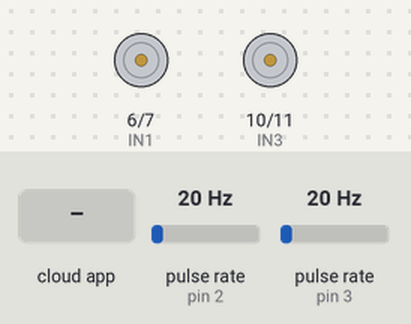
The sketch below on a simulated Arduino Uno, built with avr-gcc and run on an emulated ATmega328P. On the bench: motor-driver pin pairs drawn as motors (green arrow = first pin HIGH = forward, orange = second pin HIGH = backward, longer = more drive, scaled by the enable pin). Wiring (inferred from the names in the program): 2 × pulse sensor: data pin 2 / data pin 3. Inputs (shaded band) come from the test bench; at power-on: pulse rate (sensors on pin 2, pin 3) 20 Hz. The ROS host is connected and sends only what is stated.

Above: at 1.2 s.
1.3 s: the phone or cloud app sets linear.x to -100
At 1.8 s:
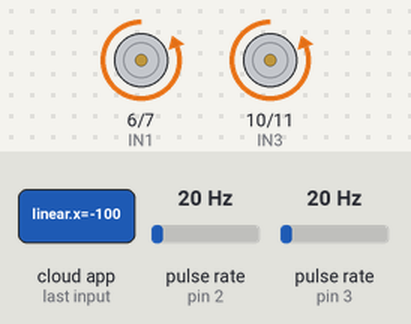
2.8 s: the phone or cloud app sets angular.z to -100
At 4.0 s:
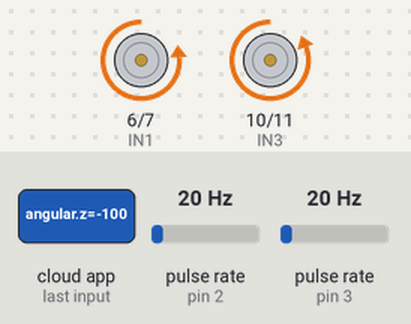
4.3 s: the phone or cloud app sets linear.x to 0
At 5.3 s:
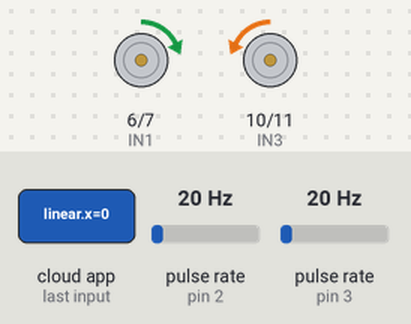
5.8 s: the phone or cloud app sets angular.z to 100
At 6.4 s:
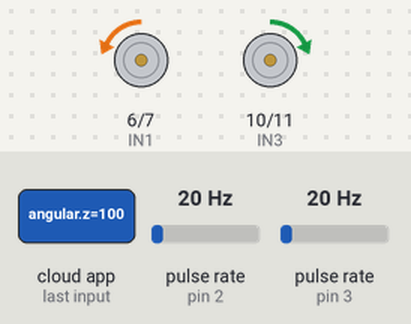
7.3 s: the phone or cloud app sets linear.x to 100
At 8.5 s:
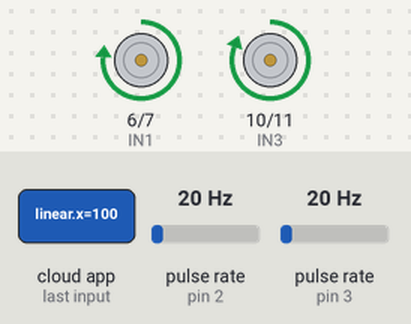
8.8 s: the phone or cloud app sets linear.x to -100
At 9.9 s:
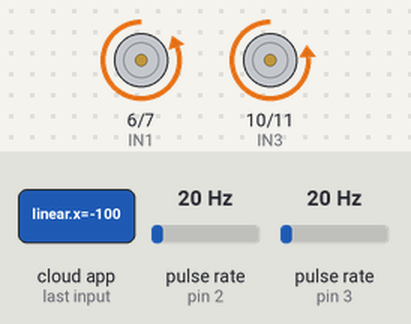
Timing chart, 0 to 11.3 s (numbered marks = the images above; inputs shaded):
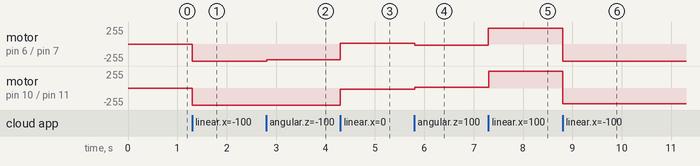

The sketch:

turtle_robot.ino
```cpp
/*
 * turtle_robot.ino
 *
 * Differential drive robot
 * Arduino UNO + ROS Noetic (rosserial)
 *
 * Encoders connected to hardware interrupts:
 *   INT0 -> pin 2
 *   INT1 -> pin 3
 *
 * Topics:
 *   Sub:  /cmd_vel      (geometry_msgs/Twist)
 *   Pub:  /wheel_rpm    (Float32MultiArray [left, right])
 */

#include <ros.h>
#include <geometry_msgs/Twist.h>
#include <std_msgs/Float32MultiArray.h>

// ================= PIN CONFIG =================
#define ENA 5
#define IN1 6
#define IN2 7

#define ENB 9
#define IN3 10
#define IN4 11

#define ENC_L_A 2   // INT0
#define ENC_R_A 3   // INT1

// ================= CONSTANTS =================
#define PULSES_PER_REV 330.0f
#define WHEEL_BASE     0.12f

// ================= VARIABLES =================
volatile long left_ticks  = 0;
volatile long right_ticks = 0;

unsigned long last_time = 0;

ros::NodeHandle nh;
std_msgs::Float32MultiArray rpm_msg;
ros::Publisher rpm_pub("wheel_rpm", &rpm_msg);

// ================= ENCODER ISR =================
void leftEncoderISR()  { left_ticks++; }
void rightEncoderISR() { right_ticks++; }

// ================= MOTOR CONTROL =================
void setMotor(uint8_t en, uint8_t in1, uint8_t in2, float speed)
{
  int pwm = constrain((int)(fabs(speed) * 255.0f), 0, 255);

  if (speed > 0.0f)
  {
    digitalWrite(in1, HIGH);
    digitalWrite(in2, LOW);
  }
  else if (speed < 0.0f)
  {
    digitalWrite(in1, LOW);
    digitalWrite(in2, HIGH);
  }
  else
  {
    digitalWrite(in1, LOW);
    digitalWrite(in2, LOW);
  }

  analogWrite(en, pwm);
}

// ================= CMD_VEL CALLBACK =================
void cmdVelCallback(const geometry_msgs::Twist &msg)
{
  float linear  = msg.linear.x;
  float angular = msg.angular.z;

  float left_speed  = linear - (angular * WHEEL_BASE * 0.5f);
  float right_speed = linear + (angular * WHEEL_BASE * 0.5f);

  setMotor(ENA, IN1, IN2, left_speed);
  setMotor(ENB, IN3, IN4, right_speed);
}

ros::Subscriber<geometry_msgs::Twist> cmd_sub("cmd_vel", cmdVelCallback);

// ================= SETUP =================
void setup()
{
  pinMode(ENA, OUTPUT);
  pinMode(IN1, OUTPUT);
  pinMode(IN2, OUTPUT);
  pinMode(ENB, OUTPUT);
  pinMode(IN3, OUTPUT);
  pinMode(IN4, OUTPUT);

  pinMode(ENC_L_A, INPUT_PULLUP);
  pinMode(ENC_R_A, INPUT_PULLUP);

  attachInterrupt(0, leftEncoderISR, RISING);
  attachInterrupt(1, rightEncoderISR, RISING);

  nh.initNode();
  nh.advertise(rpm_pub);
  nh.subscribe(cmd_sub);

  rpm_msg.data_length = 2;
  rpm_msg.data = (float*)malloc(sizeof(float) * 2);

  last_time = millis();
}

// ================= LOOP =================
void loop()
{
  nh.spinOnce();

  unsigned long now = millis();

  if (now - last_time >= 1000UL)
  {
    noInterrupts();
    long lt = left_ticks;
    long rt = right_ticks;
    left_ticks = 0;
    right_ticks = 0;
    interrupts();

    float left_rpm  = (lt / PULSES_PER_REV) * 60.0f;
    float right_rpm = (rt / PULSES_PER_REV) * 60.0f;

    rpm_msg.data[0] = left_rpm;
    rpm_msg.data[1] = right_rpm;

    rpm_pub.publish(&rpm_msg);

    last_time = now;
  }

  delay(5);
}
```

Measured:
- after the input at 1.3 s, motor on pin 6 (IN1) / pin 7 (IN2), motor on pin 10 (IN3) / pin 11 (IN4): stopped → backward 255/255 at once
- after the input at 2.8 s, motor on pin 6 (IN1) / pin 7 (IN2): backward 255/255 → backward 239/255 at once
- after the input at 4.3 s, motor on pin 6 (IN1) / pin 7 (IN2): backward 239/255 → forward 15/255 at once; motor on pin 10 (IN3) / pin 11 (IN4): backward 255/255 → backward 15/255 at once
- after the input at 5.8 s, motor on pin 6 (IN1) / pin 7 (IN2): forward 15/255 → backward 15/255 at once; motor on pin 10 (IN3) / pin 11 (IN4): backward 15/255 → forward 15/255 at once
- after the input at 7.3 s, motor on pin 6 (IN1) / pin 7 (IN2): backward 15/255 → forward 239/255 at once; motor on pin 10 (IN3) / pin 11 (IN4): forward 15/255 → forward 255/255 at once
- after the input at 8.8 s, motor on pin 6 (IN1) / pin 7 (IN2): forward 239/255 → backward 255/255 at once; motor on pin 10 (IN3) / pin 11 (IN4): forward 255/255 → backward 239/255 at once
